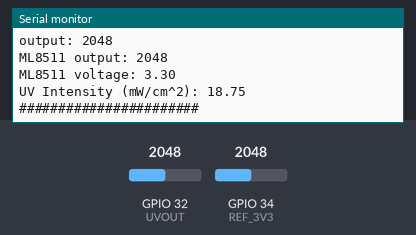
This sketch was run on a simulated ESP32. Parts: the last lines printed to the serial monitor. The test bench sets the inputs (shaded band); at power-on: GPIO 34 (REF_3V3) = 2048, GPIO 32 (UVOUT) = 2048.

Above: at 1.2 s.
1.3 s: GPIO 34 (REF_3V3) set to 0
At 2.4 s:
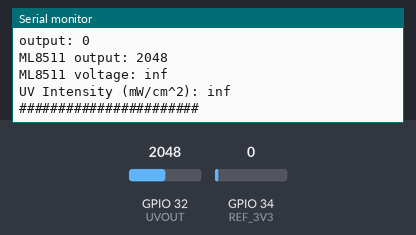
3.5 s: GPIO 32 (UVOUT) set to 0
At 5.3 s:
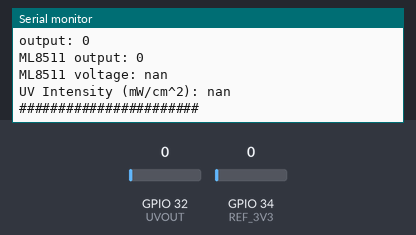
5.6 s: GPIO 32 (UVOUT) set to 491
At 6.9 s:
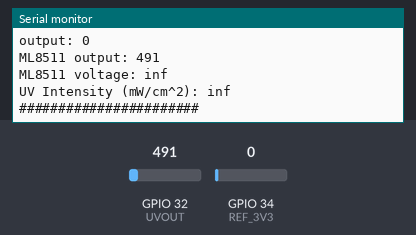
7.1 s: GPIO 34 (REF_3V3) set to 491
At 8.5 s:
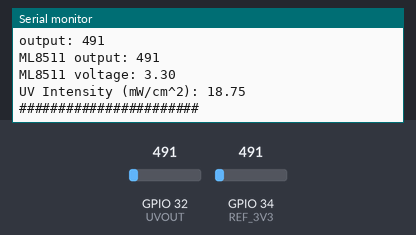
Timing chart, 0 to 9.6 s (numbered marks = the images above; inputs shaded):
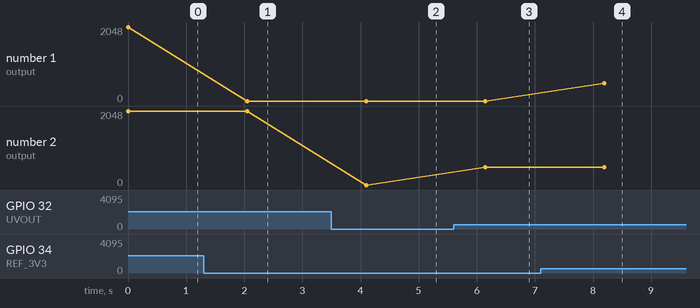

The sketch:

ML8511-test.ino
```cpp
//Based on: https://how2electronics.com/uv-sensor-ml8511-arduino-uv-ray-intensity-meter/

#define UVOUT 32 //Output from the sensor
#define REF_3V3 34 //3.3V power on the Arduino board


////####################################################################################################
////---------------------------------------------------------------------------------------------------
////-------------------------------------------Setup---------------------------------------------------
////---------------------------------------------------------------------------------------------------
////####################################################################################################

void setup()
{

  //#######################################################
  //Serial
  Serial.begin(9600); //Init serial port

  //#######################################################
  //ML8511
  pinMode(UVOUT, INPUT);
  pinMode(REF_3V3, INPUT);

}


////####################################################################################################
////---------------------------------------------------------------------------------------------------
////-------------------------------------------Loop---------------------------------------------------
////---------------------------------------------------------------------------------------------------
////####################################################################################################
void loop()
{

  int uvLevel = averageAnalogRead(UVOUT);
  int refLevel = averageAnalogRead(REF_3V3);

  //Use the 3.3V power pin as a reference to get a very accurate output value from sensor
  float outputVoltage = 3.3 / refLevel * uvLevel;

  float uvIntensity = mapfloat(outputVoltage, 0.80, 2.8, 0.0, 15.0); //Convert the voltage to a UV intensity level

  Serial.print("output: ");Serial.println(refLevel);
  Serial.print("ML8511 output: ");Serial.println(uvLevel);
  Serial.print("ML8511 voltage: ");Serial.println(outputVoltage);
  Serial.print("UV Intensity (mW/cm^2): ");Serial.println(uvIntensity);

  Serial.println("#######################");
  delay(2000);
}


////####################################################################################################
////---------------------------------------------------------------------------------------------------
////-------------------------------------------Functions-----------------------------------------------
////---------------------------------------------------------------------------------------------------
////####################################################################################################

//Takes an average of readings on a given pin and returns the average
int averageAnalogRead(int pinToRead)
{
  byte numberOfReadings = 8;
  unsigned int runningValue = 0;

  for(int x = 0 ; x < numberOfReadings ; x++)
    runningValue += analogRead(pinToRead);
  runningValue /= numberOfReadings;

  return(runningValue);
}

//The Arduino Map function but for floats
//From: http://forum.arduino.cc/index.php?topic=3922.0
float mapfloat(float x, float in_min, float in_max, float out_min, float out_max)
{
  return (x - in_min) * (out_max - out_min) / (in_max - in_min) + out_min;
}
```

Measured:
- after the input at 1.3 s, the serial monitor: prints a new line after 0.75 s (image 1)
- after the input at 3.5 s, the serial monitor: prints a new line after 0.60 s (image 2)
- after the input at 5.6 s, the serial monitor: prints a new line after 0.54 s (image 3)
- after the input at 7.1 s, the serial monitor: prints a new line after 1.1 s (image 4)
- plotted number 1: 2048 → 0 after the input at 1.3 s
- plotted number 2: 0 → 491 after the input at 5.6 s
